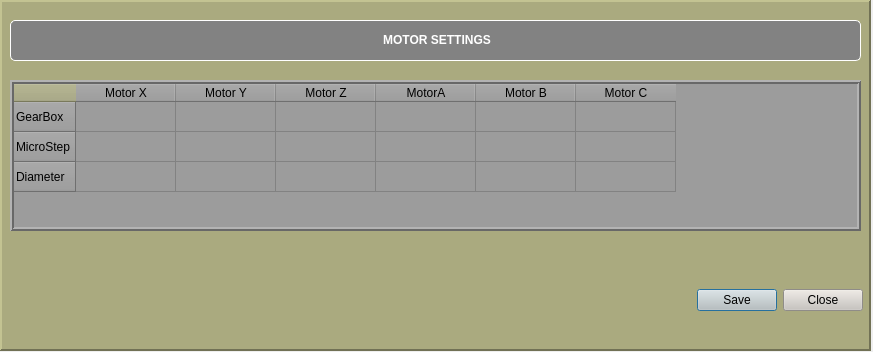
<?xml version="1.0" encoding="UTF-8"?>
<ui version="4.0">
 <class>motorSettings</class>
 <widget class="QWidget" name="motorSettings">
  <property name="geometry">
   <rect>
    <x>0</x>
    <y>0</y>
    <width>873</width>
    <height>352</height>
   </rect>
  </property>
  <property name="sizePolicy">
   <sizepolicy hsizetype="Preferred" vsizetype="Ignored">
    <horstretch>0</horstretch>
    <verstretch>0</verstretch>
   </sizepolicy>
  </property>
  <property name="minimumSize">
   <size>
    <width>873</width>
    <height>352</height>
   </size>
  </property>
  <property name="maximumSize">
   <size>
    <width>873</width>
    <height>352</height>
   </size>
  </property>
  <property name="windowTitle">
   <string>Parameter Settings</string>
  </property>
  <property name="windowIcon">
   <iconset>
    <normaloff>Robot.ico</normaloff>Robot.ico</iconset>
  </property>
  <widget class="QFrame" name="frame2">
   <property name="geometry">
    <rect>
     <x>0</x>
     <y>0</y>
     <width>871</width>
     <height>351</height>
    </rect>
   </property>
   <property name="sizePolicy">
    <sizepolicy hsizetype="Preferred" vsizetype="Preferred">
     <horstretch>0</horstretch>
     <verstretch>0</verstretch>
    </sizepolicy>
   </property>
   <property name="styleSheet">
    <string notr="true">background-color: rgb(170, 170, 127);
</string>
   </property>
   <property name="frameShape">
    <enum>QFrame::Panel</enum>
   </property>
   <property name="frameShadow">
    <enum>QFrame::Raised</enum>
   </property>
   <property name="lineWidth">
    <number>2</number>
   </property>
   <property name="midLineWidth">
    <number>0</number>
   </property>
   <widget class="QLabel" name="label_39">
    <property name="geometry">
     <rect>
      <x>10</x>
      <y>20</y>
      <width>851</width>
      <height>41</height>
     </rect>
    </property>
    <property name="styleSheet">
     <string notr="true">background-color: rgb(130, 130, 130);
font: 75 14pt &quot;Arial&quot; bold;
color: rgb(255, 255, 255);
border: 1px solid rgb(255, 255, 255);
border-radius: 5px</string>
    </property>
    <property name="text">
     <string>&lt;html&gt;&lt;head/&gt;&lt;body&gt;&lt;p align=&quot;center&quot;&gt;&lt;span style=&quot; font-weight:600;&quot;&gt;MOTOR SETTINGS&lt;/span&gt;&lt;/p&gt;&lt;/body&gt;&lt;/html&gt;</string>
    </property>
   </widget>
   <widget class="QDialogButtonBox" name="buttonBox">
    <property name="geometry">
     <rect>
      <x>670</x>
      <y>270</y>
      <width>193</width>
      <height>61</height>
     </rect>
    </property>
    <property name="sizePolicy">
     <sizepolicy hsizetype="Expanding" vsizetype="Expanding">
      <horstretch>0</horstretch>
      <verstretch>0</verstretch>
     </sizepolicy>
    </property>
    <property name="font">
     <font>
      <family>Arial</family>
      <pointsize>10</pointsize>
      <weight>75</weight>
      <bold>true</bold>
      <kerning>true</kerning>
     </font>
    </property>
    <property name="styleSheet">
     <string notr="true">background-color: rgb(200, 196, 190);
</string>
    </property>
    <property name="standardButtons">
     <set>QDialogButtonBox::Close|QDialogButtonBox::Save</set>
    </property>
   </widget>
   <widget class="QTableWidget" name="tableWidget">
    <property name="geometry">
     <rect>
      <x>10</x>
      <y>80</y>
      <width>851</width>
      <height>151</height>
     </rect>
    </property>
    <property name="font">
     <font>
      <family>Arial</family>
      <pointsize>14</pointsize>
      <weight>75</weight>
      <bold>true</bold>
     </font>
    </property>
    <property name="styleSheet">
     <string notr="true">background-color: rgb(156, 156, 156);</string>
    </property>
    <property name="frameShape">
     <enum>QFrame::Box</enum>
    </property>
    <property name="frameShadow">
     <enum>QFrame::Raised</enum>
    </property>
    <property name="lineWidth">
     <number>2</number>
    </property>
    <property name="rowCount">
     <number>3</number>
    </property>
    <property name="columnCount">
     <number>6</number>
    </property>
    <row>
     <property name="text">
      <string>GearBox</string>
     </property>
    </row>
    <row>
     <property name="text">
      <string>MicroStep</string>
     </property>
    </row>
    <row>
     <property name="text">
      <string>Diameter</string>
     </property>
    </row>
    <column>
     <property name="text">
      <string>Motor X</string>
     </property>
    </column>
    <column>
     <property name="text">
      <string>Motor Y</string>
     </property>
    </column>
    <column>
     <property name="text">
      <string>Motor Z</string>
     </property>
    </column>
    <column>
     <property name="text">
      <string>MotorA</string>
     </property>
    </column>
    <column>
     <property name="text">
      <string>Motor B</string>
     </property>
    </column>
    <column>
     <property name="text">
      <string>Motor C</string>
     </property>
    </column>
   </widget>
  </widget>
 </widget>
 <resources/>
 <connections/>
</ui>
